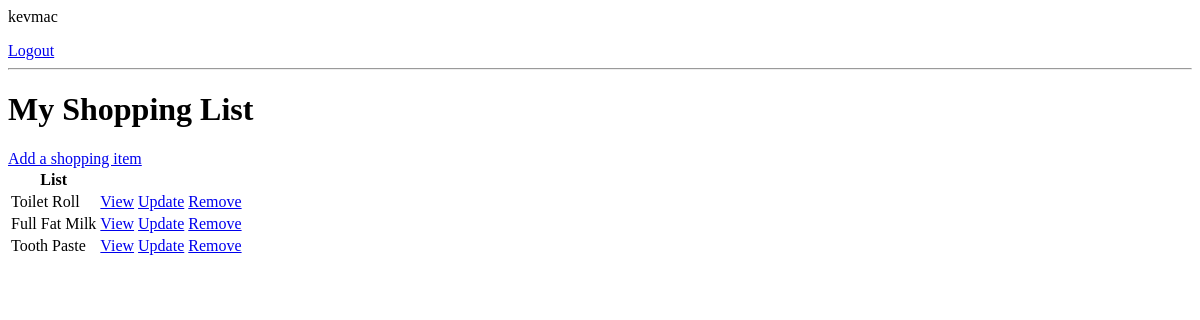
Before: / (signed in) with the older database file.
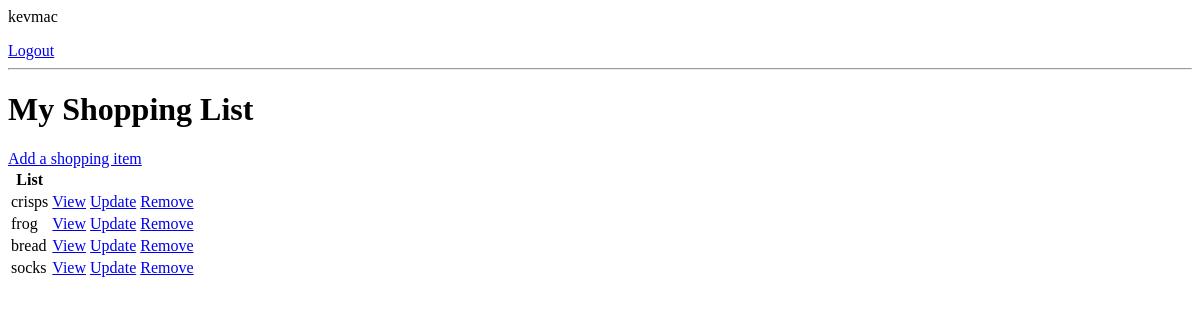
After: the same page with the newer database file.
### shop_app/models.py (models this page shows, shortened)
class Task(models.Model):
    user = models.ForeignKey(User, on_delete=models.CASCADE, null=True,
                             blank=True)
    title = models.CharField(max_length=100)
    description = models.TextField(null=True, blank=True)
    complete = models.BooleanField(default=False)
    created = models.DateTimeField(auto_now_add=True)
    class Meta:
        ordering = ['complete']

### shop_app/views.py (the view)
# urls.py: path('', TaskList.as_view(), name='tasks'),
class TaskList(LoginRequiredMixin, ListView):
    model = Task
    context_object_name = 'tasks'
    def get_context_data(self, **kwargs):
        context = super().get_context_data(**kwargs)
        context['tasks'] = context['tasks'].filter(user=self.request.user)
        return context

### shop_app/templates/shop_app/task_list.html (shortened to what this page needs)
{% if request.user.is_authenticated %}
<p>{{request.user}}</p>
<a href="{% url 'logout' %}">Logout</a>
{% else %}
<a href="{% url 'login' %}">Login</a>
{% endif %}
<hr>
<h1>My Shopping List</h1>
<a href="{% url 'create-item' %}">Add a shopping item</a>
<table>
    <tr>
        <th>List</th>
        <th></th>
        <th></th>
        <th></th>
    </tr>
    {% for task in object_list %}
    <tr>
        <td>{{task.title}}</td>
        <td><a href ="{% url 'task' task.id %}">View</a></td>
        <td><a href ="{% url 'edit-item' task.id %}">Update</a></td>
        <td><a href ="{% url 'remove-item' task.id %}">Remove</a></td>
    </tr>
    {% empty %}
        <h3>No more items in Shopping List</h3>
    {% endfor %}
    </table>

Changed rows visible on the page:
removed Task: title "Toilet Roll"
removed Task: title "Full Fat Milk"
removed Task: title "Tooth Paste"
added Task: title "crisps"
added Task: title "frog"
added Task: title "bread"
added Task: title "socks"
